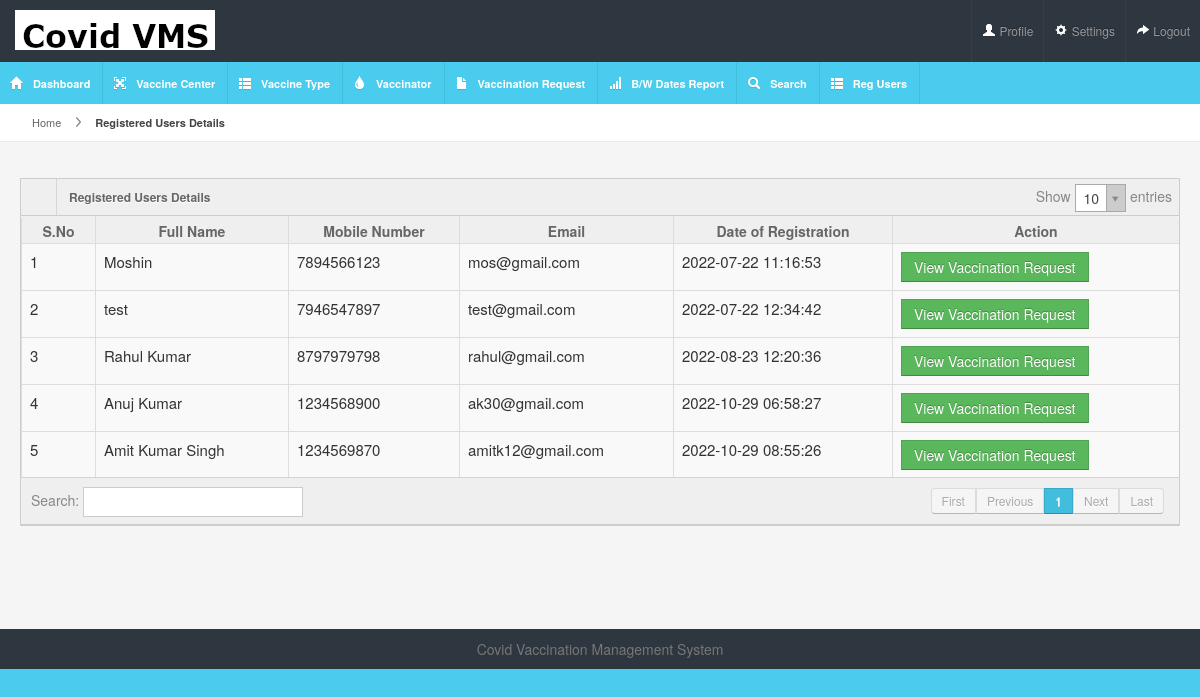
/covidvms/admin/reg-users.php (signed in), run on the app's committed database.
### tables this page shows
CREATE TABLE `tbluser` (
  `ID` int(10) NOT NULL,
  `FullName` varchar(250) DEFAULT NULL,
  `UserName` varchar(250) DEFAULT NULL,
  `MobileNumber` bigint(20) DEFAULT NULL,
  `Email` varchar(250) DEFAULT NULL,
  `Password` varchar(250) DEFAULT NULL,
  `RegDate` timestamp NULL DEFAULT current_timestamp()
);

### covidvms/admin/reg-users.php (the view, shortened to what this page needs)
<?php
include('includes/dbconnection.php');
if (strlen($_SESSION['cvmsaid']==0)) {
  header('location:logout.php');
  } else{
?>
<!DOCTYPE html>
<html lang="en">
<head>
<link rel="stylesheet" href="css/bootstrap.min.css" />
<link rel="stylesheet" href="css/bootstrap-responsive.min.css" />
<link rel="stylesheet" href="css/uniform.css" />
<link rel="stylesheet" href="css/select2.css" />
<link rel="stylesheet" href="css/maruti-style.css" />
<link rel="stylesheet" href="css/maruti-media.css" class="skin-color" />
</head>
<body>
<?php include_once('includes/header.php');?>
<div id="content">
  <div id="content-header">
    <div id="breadcrumb"> <a href="dashboard.php" title="Go to Home" class="tip-bottom"><i class="icon-home"></i> Home</a> <a href="reg-users.php" class="current">Registered Users Details</a> </div>
  </div>
  <div class="container-fluid">
    <div class="row-fluid">
      <div class="span12">
        <div class="widget-box">
          <div class="widget-title">
             <span class="icon"><i class="icon-th"></i></span>
            <h5>Registered Users Details</h5>
          </div>
          <div class="widget-content nopadding">
            <table class="table table-bordered data-table" style="font-size: 15px;">
              <thead>
                <tr>
                                  <th>S.No</th>
                                        <th>Full Name</th>
                                        <th>Mobile Number</th>
                                        <th>Email</th>
                                        <th>Date of Registration</th>
                                        <th>Action</th>
                                            </tr>
              </thead>
              <tbody>
                 <?php
$sql="SELECT * from tbluser";
$query = $dbh -> prepare($sql);
$query->execute();
$results=$query->fetchAll(PDO::FETCH_OBJ);
$cnt=1;
if($query->rowCount() > 0)
{
foreach($results as $row)
{               ?>
                <tr class="gradeX">
                  <td><?php echo htmlentities($cnt);?></td>
                                        <td><?php  echo htmlentities($row->FullName);?></td>
                                        <td><?php  echo htmlentities($row->MobileNumber);?></td>   <td><?php  echo htmlentities($row->Email);?></td>
                                        <td><?php  echo htmlentities($row->RegDate);?></td>
                                        <td><a href="user-vaccination-request.php?userid=<?php  echo htmlentities($row->ID);?>&&uname=<?php  echo htmlentities($row->FullName);?>" class="btn btn-success" target="_blank">View Vaccination Request</td>
                </tr><?php $cnt=$cnt+1;}} ?>
              </tbody>
            </table>
          </div>
        </div>
      </div>
    </div>
  </div>
</div>
<?php include_once('includes/footer.php');?>
</body>
</html><?php }  ?>

### covidvms/admin/css/maruti-style.css (style rules this page uses)
* { outline:none !important; -moz-outline: none !important; }
body { overflow-x: hidden; margin-top: -10px; }
select, textarea, input[type="text"], input[type="password"], input[type="datetime"], input[type="datetime-local"], input[type="date"], input[type="month"], input[type="time"], input[type="week"], input[type="number"], input[type="email"], input[type="url"], input[type="search"], input[type="tel"], input[type="color"], .uneditable-input, .label, .dropdown-menu, .btn, .well, .progress, .table-bordered, .btn-group > .btn:first-child, .btn-group > .btn:last-child, .btn-group > .btn:last-child, .btn-group > .dropdown-toggle, .alert { border-radius:0px; }
.btn, textarea, input[type="text"], input[type="password"], input[type="datetime"], input[type="datetime-local"], input[type="date"], input[type="month"], input[type="time"], input[type="week"], input[type="number"], input[type="email"], input[type="url"], input[type="search"], input[type="tel"], input[type="color"], .uneditable-input { box-shadow:none; }
.progress, .progress-success .bar, .progress .bar-success, .progress-warning .bar, .progress .bar-warning, .progress-danger .bar, .progress .bar-danger, .progress-info .bar, .progress .bar-info, .btn, .btn-primary { background-image:none; }
#content { background:url(../images/backgrounds/bodyBg.png) repeat #fff; margin-left:0px; margin-right: 0; margin-top:80px; padding-bottom: 25px; position: relative; min-height: 500px; width: auto; }
#content-header { position: abslute; width: 100%; margin-top: -38px; z-index: 20; }
.container-fluid .row-fluid:first-child { margin-top: 20px; }
#breadcrumb { background-color: #fff; border-bottom: 1px solid #e3ebed; }
#breadcrumb a { padding: 8px 20px 8px 10px; display: inline-block; background-image: url('../img/breadcrumb.png'); background-position: center right; background-repeat: no-repeat; font-size: 11px; color: #666666; }
#breadcrumb a:last-child { background-image:none; }
#breadcrumb a.current { font-weight: bold; color: #444444; }
#breadcrumb a i { margin-right: 5px; opacity: .6; }
.stat-boxes .peity_bar_good, .stat-boxes .peity_line_good, { color: #459D1C; }
.widget-box { background: none repeat scroll 0 0 #F9F9F9; border-top: 1px solid #CDCDCD; border-left: 1px solid #CDCDCD; border-right: 1px solid #CDCDCD; clear: both; margin-top: 16px; margin-bottom: 16px; position: relative; }
.widget-title, .modal-header, .table th, div.dataTables_wrapper .ui-widget-header { background-color: #efefef; border-bottom: 1px solid #CDCDCD; height: 36px; }
.widget-title span.icon { border-right: 1px solid #cdcdcd; padding: 9px 10px 7px 11px; float: left; opacity: .7; }
.widget-title h5 { color: #666666; text-shadow: 0 1px 0 #ffffff; float: left; font-size: 12px; font-weight: bold; padding: 12px; line-height: 12px; margin: 0; }
.widget-content { padding: 12px 15px; border-bottom: 1px solid #cdcdcd; }
.table th { height: auto; font-size: 14px; padding: 5px 10px 2px; border-bottom: 0; text-align: center; color: #666666; }
.nopadding { padding: 0 !important; }
.nopadding .table { margin-bottom: 0; }
.nopadding .table-bordered { border: 0; }

### covidvms/admin/css/maruti-media.css (style rules this page uses)
body { background:#49CCED; }

### data on the page
tbluser: FullName "Moshin", MobileNumber "7894566123", Email "mos@gmail.com", RegDate "2022-07-22 11:16:53"
tbluser: FullName "test", MobileNumber "7946547897", Email "test@gmail.com", RegDate "2022-07-22 12:34:42"
tbluser: FullName "Rahul Kumar", MobileNumber "8797979798", Email "rahul@gmail.com", RegDate "2022-08-23 12:20:36"
tbluser: FullName "Anuj Kumar", MobileNumber "1234568900", Email "ak30@gmail.com", RegDate "2022-10-29 06:58:27"
tbluser: FullName "Amit Kumar Singh", MobileNumber "1234569870", Email "amitk12@gmail.com", RegDate "2022-10-29 08:55:26"
